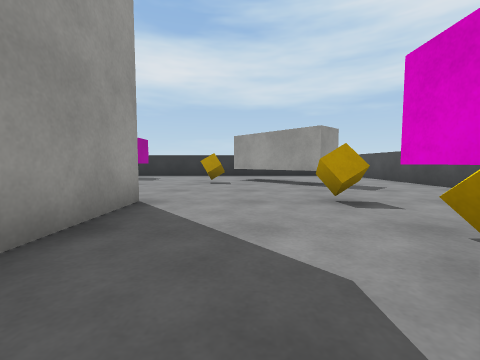
[1] (above)

16 first-person views from a walk through a scene from a Unity 3-D project. The camera is 0.61 m above the floor, tilts 4° down and sees 90° across. The floor is counted in squares, 1 m on a side. Each view is taken from the middle of a square. On the plan, view 1 faces up. The plan holds only what a view shows up to about 9 squares ahead; the rest is blank. The player character is not drawn. Surface patterns are stand-ins for the level's own textures.

[2]
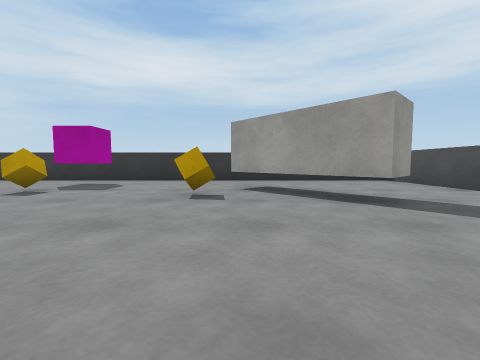

[3]
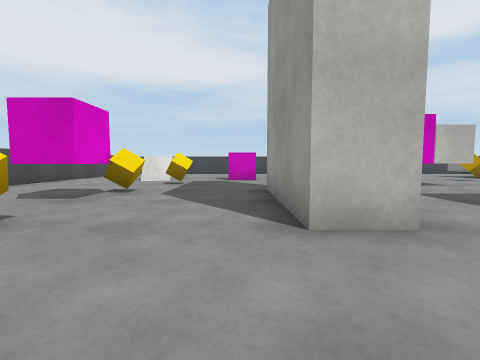

[4]
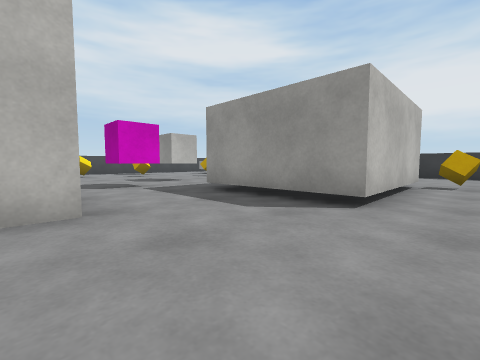

[5]
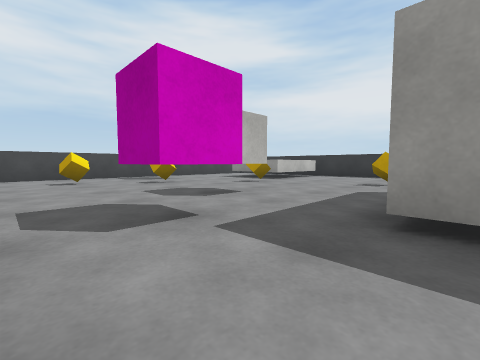

[6]
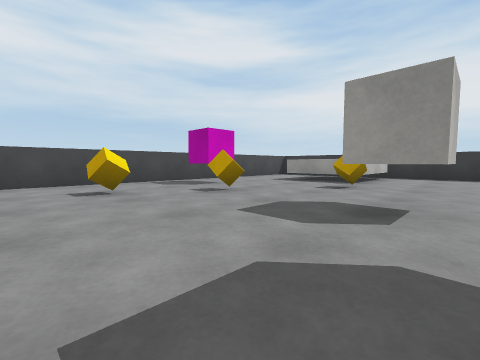

[7]
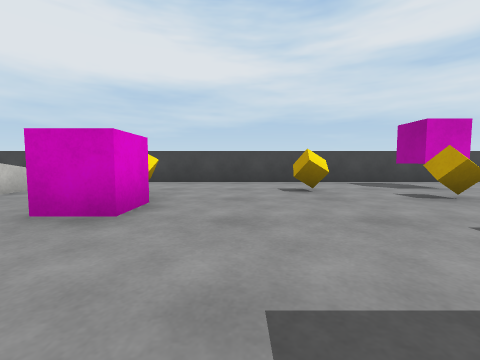

[8]
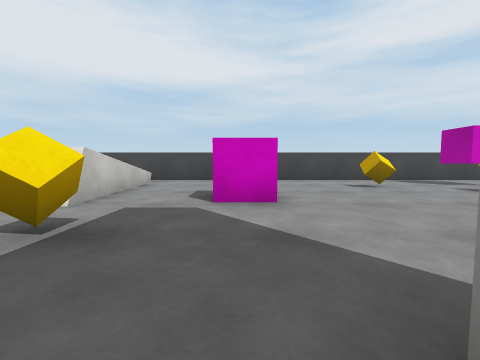

[9]
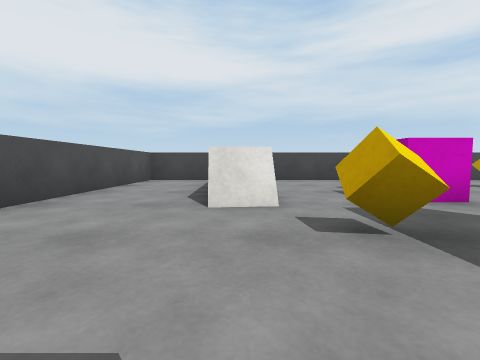

[10]
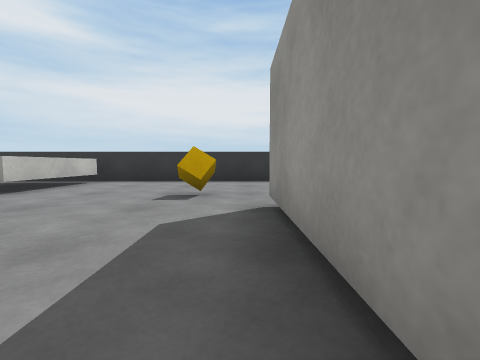

[11]
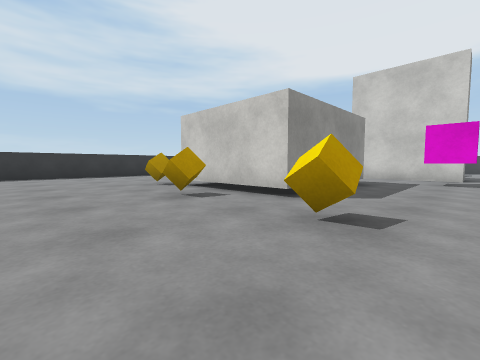

[12]
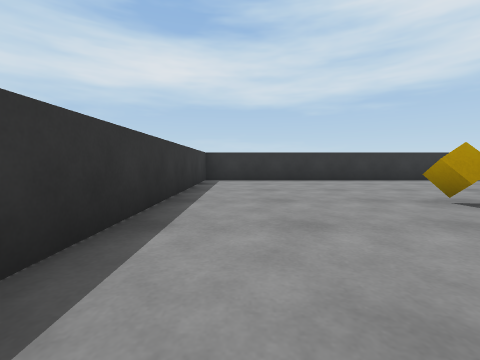

[13]
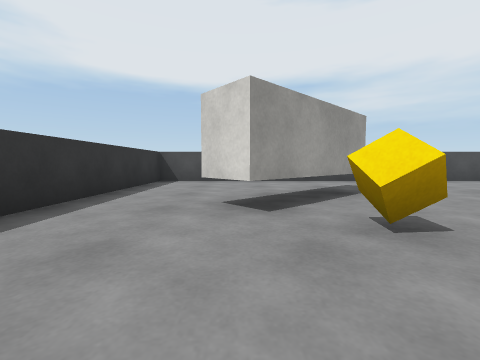

[14]
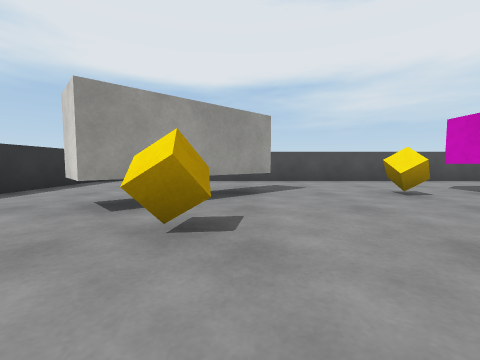

[15]
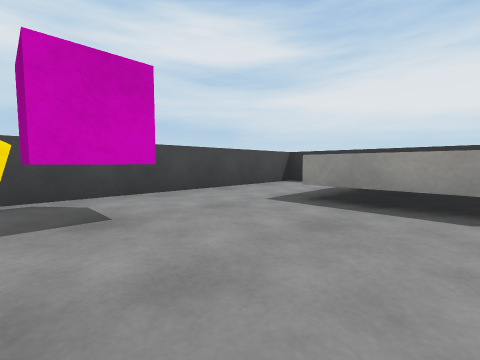

[16]
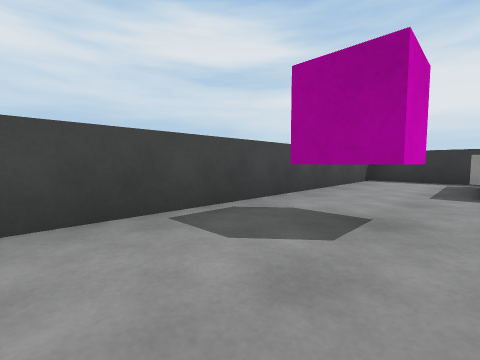

### Floor plan
Key: @ floor where view 1 was taken; # wall or solid block; . floor; ^ raised ledge; T thing the floor can be seen under or through; C cube; O other object.
Columns run from 15 left of view 1 to 5 right of it. Each row starts with its distance up from view 1.
 12 #####################
 11 #...................#
 10 #.........OO........#
  9 #..............TT...#
  8 #.......  C...C.T ..#
  7 #....C...........T..#
  6 #.....####..........#
  5 #.....#  #..........#
  4 #....C#  #.......C..#
  3 #.....####...#......#
  2 #............#...O..#
  1 #...C.....OO.#..C...#
  0 #.......CCOO...@....#
 -1 #.......CC......C...#
 -2 #.....C.............#
 -3 #.^^^.........O..#..#
 -4 #.  ^...C........^..#
 -5 #.^^^......C..C..^..#
 -6 #......OO........^^.#
 -7 #................^..#
 -8 #####################

Where each view was taken, in squares from view 1:
view 1: 0 up, 0 right, facing up
view 2: 3 up, 0 right, facing up
view 3: 6 up, 1 left, facing down
view 4: 7 up, 2 left, facing down-left
view 5: 3 up, 3 left, facing down-left
view 6: 0 up, 3 left, facing down-left
view 7: 0 up, 3 left, facing down
view 8: 1 up, 1 left, facing down
view 9: 1 up, 2 right, facing down
view 10: 2 up, 6 left, facing left
view 11: 0 up, 13 left, facing up-right
view 12: 3 up, 13 left, facing up
view 13: 9 up, 3 left, facing right
view 14: 7 up, 3 left, facing right
view 15: 3 down, 7 left, facing down-left
view 16: 5 down, 5 left, facing down-left
